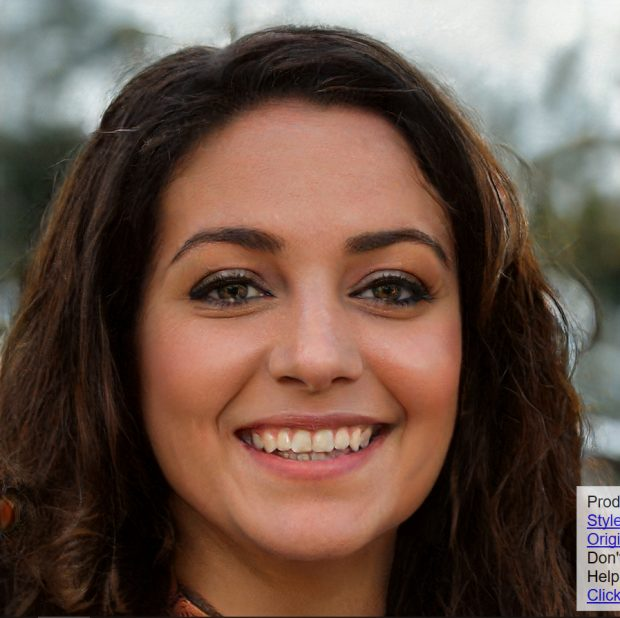
#> input picture Extras/Neural/Fotos/01.jpg, 620 x 618 px, given in place of the camera
$ python skindetection.py Fotos/01.jpg out.png out.png
#> lines starting #> are read from the running program, lines starting #| are printed output that depends on the picture; after the words box and inside, x2 and y2 are one past the last pixel; in counts of white or black regions, pixels touching at a corner belong together
import sys
import numpy
import cv2

im = cv2.VideoCapture(0).read()
im = im[1]
#> im is the input picture: shape (618, 620, 3); mean B, G, R 71, 82.9, 105.5
im_ycrcb = cv2.cvtColor(im, cv2.COLOR_BGR2YCR_CB)
#> im_ycrcb: shape (618, 620, 3); mean of channels 0, 1, 2 88.3, 140.3, 118.3

skin_ycrcb_mint = numpy.array((0, 133, 77))
skin_ycrcb_maxt = numpy.array((255, 173, 127))
skin_ycrcb = cv2.inRange(im_ycrcb, skin_ycrcb_mint, skin_ycrcb_maxt)
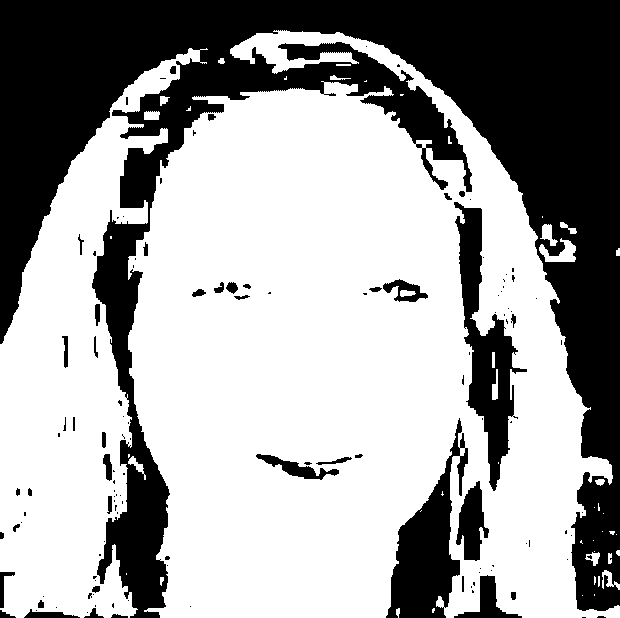
#> skin_ycrcb: shape (618, 620); 63.2% white; 128 black regions (85 under 20 px)
cv2.imwrite(sys.argv[2], skin_ycrcb) # Second image

contours, _ = cv2.findContours(skin_ycrcb, cv2.RETR_EXTERNAL,
        cv2.CHAIN_APPROX_SIMPLE)
#> contours = 44 contours, 30 with area under 20; largest, box (x1, y1, x2, y2) and area: (128, 30, 620, 618) 200170, (0, 48, 208, 618) 49550, (539, 238, 576, 262) 380, (540, 224, 558, 246) 160, (144, 111, 160, 120) 108
for i, c in enumerate(contours):
    area = cv2.contourArea(c)
    if area > 1000:
        cv2.drawContours(im, contours, i, (255, 0, 0), 3)
#> this loop made 44 passes
#> area on passes 9, 10, 11, 24, 25, 28, 30, 31, 34, 36, 40, 42: 101.5, 24, 95.5, 37, 93.5, 379.5, 159.5, 57.5, 107.5, 46, 26.5, 22
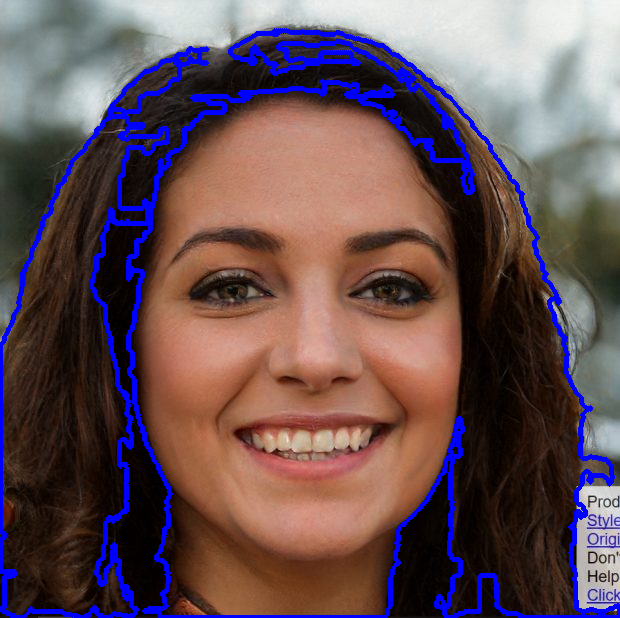
#> im: shape (618, 620, 3); 6.77% of pixels changed, all inside (x1, y1, x2, y2) = (0, 28, 620, 618)
cv2.imwrite(sys.argv[3], im)         # Final image

$ run again, on Extras/Neural/Fotos/02.jpg
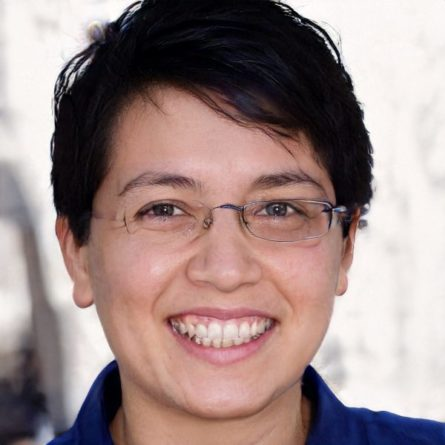
#> input picture Extras/Neural/Fotos/02.jpg, 445 x 445 px, given in place of the camera
#> im is the input picture: shape (445, 445, 3); mean B, G, R 135.3, 137, 157.2
#> im_ycrcb: shape (445, 445, 3); mean of channels 0, 1, 2 142.8, 138.3, 123.8
#> `skin_ycrcb = cv2.inRange(im_ycrcb, skin_ycrcb_mint, skin_ycrcb_maxt)`:
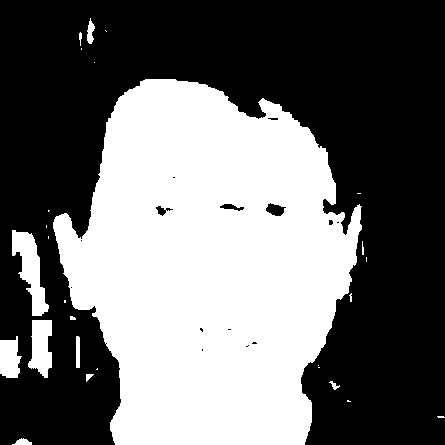
#> skin_ycrcb: shape (445, 445); 42.5% white; 27 white regions (15 under 20 px)
#> contours = 27 contours, 18 with area under 20; largest, box (x1, y1, x2, y2) and area: (53, 79, 362, 445) 80092, (12, 230, 49, 316) 1376, (28, 320, 52, 378) 926, (0, 336, 22, 378) 642, (87, 18, 95, 44) 99
#> the loop `for i, c in enumerate(contours):` made 27 passes
#> area on passes 1, 4, 9, 10, 11, 18, 22, 27: 65.5, 26.5, 92.5, 642, 926.5, 1376, 80092.5, 99
#> after the loop `for i, c in enumerate(contours):`:
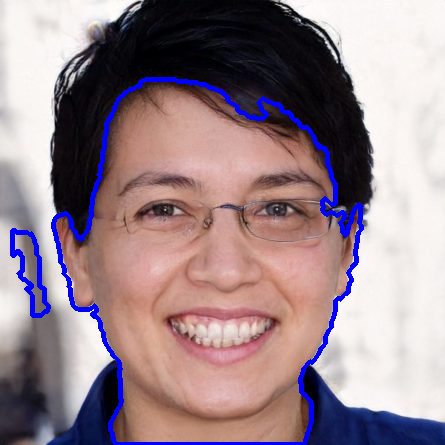
#> im: shape (445, 445, 3); 3.63% of pixels changed, all inside (x1, y1, x2, y2) = (10, 77, 364, 445)

$ run again, on Extras/Neural/Fotos/03.jpg
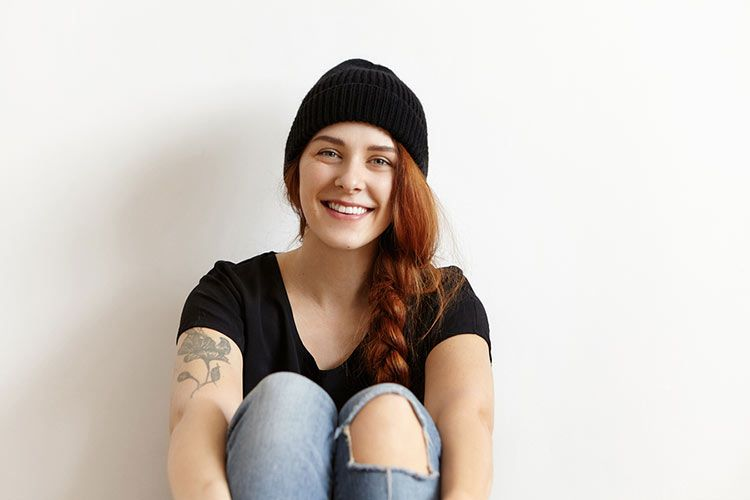
#> input picture Extras/Neural/Fotos/03.jpg, 750 x 500 px, given in place of the camera
#> im is the input picture: shape (500, 750, 3); mean B, G, R 193.9, 200.2, 207.7
#> im_ycrcb: shape (500, 750, 3); mean of channels 0, 1, 2 201.8, 132.2, 123.6
#> `skin_ycrcb = cv2.inRange(im_ycrcb, skin_ycrcb_mint, skin_ycrcb_maxt)`:
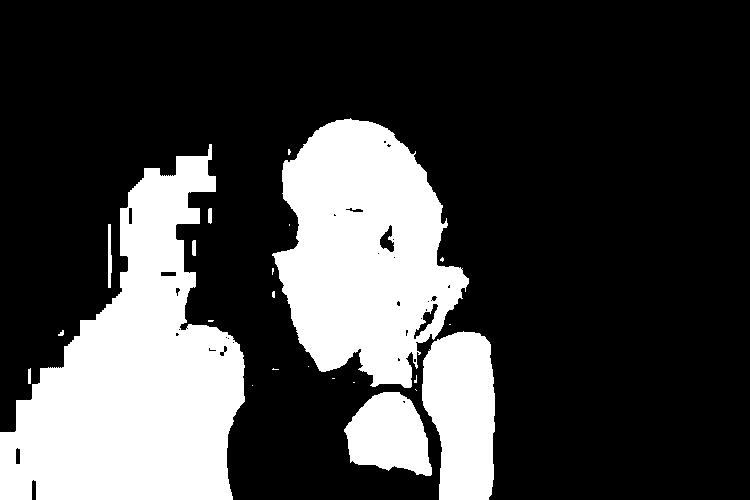
#> skin_ycrcb: shape (500, 750); 26% white; 23 white regions (14 under 20 px)
#> contours = 23 contours, 15 with area under 20; largest, box (x1, y1, x2, y2) and area: (0, 144, 245, 500) 47000, (272, 118, 469, 388) 34625, (422, 331, 495, 500) 9785, (344, 392, 432, 476) 5068, (108, 224, 112, 288) 144, (192, 240, 196, 256) 44, (208, 208, 212, 224) 42, (28, 368, 31, 384) 28
#> the loop `for i, c in enumerate(contours):` made 23 passes
#> area on passes 1, 8, 10, 17, 19, 20, 22, 23: 5068, 28.5, 9785, 44, 144, 42.5, 47000, 34625
#> after the loop `for i, c in enumerate(contours):`:
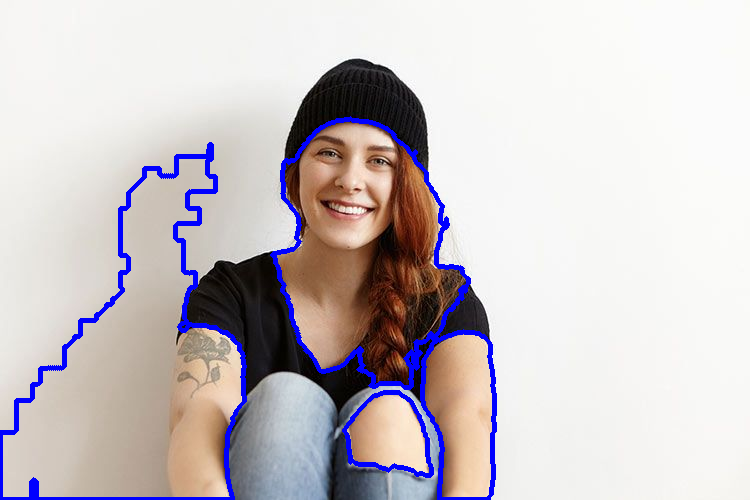
#> im: shape (500, 750, 3); 3.57% of pixels changed, all inside (x1, y1, x2, y2) = (0, 116, 497, 500)

$ run again, on Extras/Neural/Fotos/04.jpg
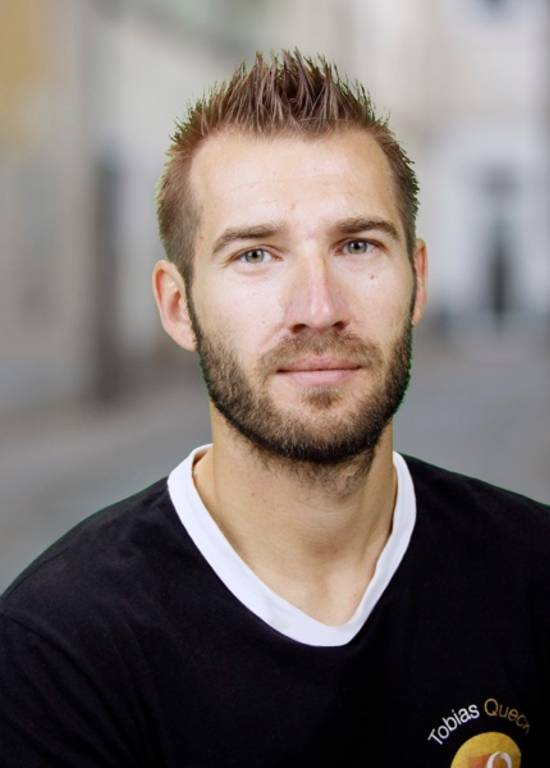
#> input picture Extras/Neural/Fotos/04.jpg, 550 x 768 px, given in place of the camera
#> im is the input picture: shape (768, 550, 3); mean B, G, R 108.7, 112.1, 121.6
#> im_ycrcb: shape (768, 550, 3); mean of channels 0, 1, 2 114.6, 133.1, 124.7
#> `skin_ycrcb = cv2.inRange(im_ycrcb, skin_ycrcb_mint, skin_ycrcb_maxt)`:
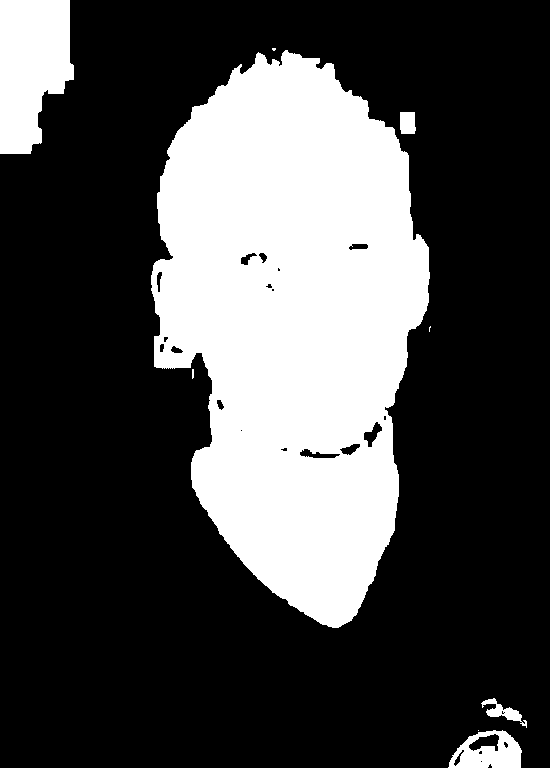
#> skin_ycrcb: shape (768, 550); 29.1% white; 9 white regions (4 under 20 px)
#> contours = 9 contours, 4 with area under 20; largest, box (x1, y1, x2, y2) and area: (151, 50, 430, 628) 111578, (0, 0, 74, 154) 8693, (448, 730, 522, 768) 2058, (481, 698, 527, 728) 362, (400, 112, 416, 134) 294
#> the loop `for i, c in enumerate(contours):` made 9 passes
#> area on passes 1, 3, 6, 7, 9: 2057.5, 361.5, 294.5, 111577.5, 8693
#> after the loop `for i, c in enumerate(contours):`:
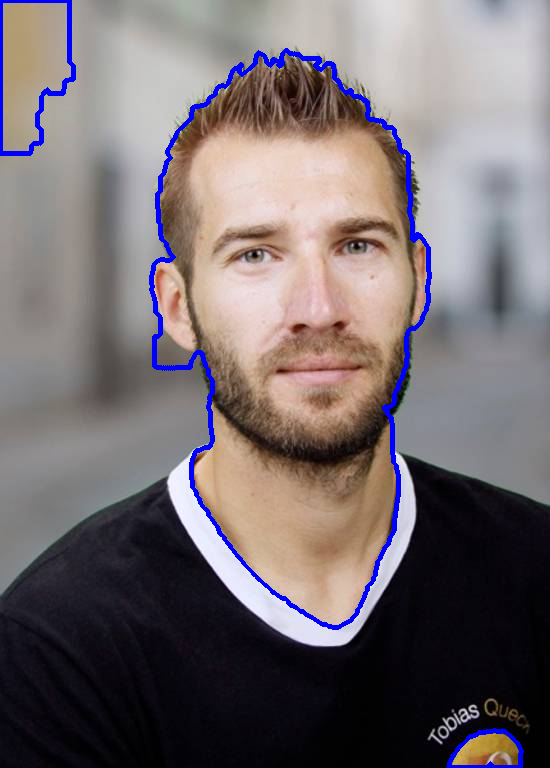
#> im: shape (768, 550, 3); 2.38% of pixels changed, all inside (x1, y1, x2, y2) = (0, 0, 524, 768)
